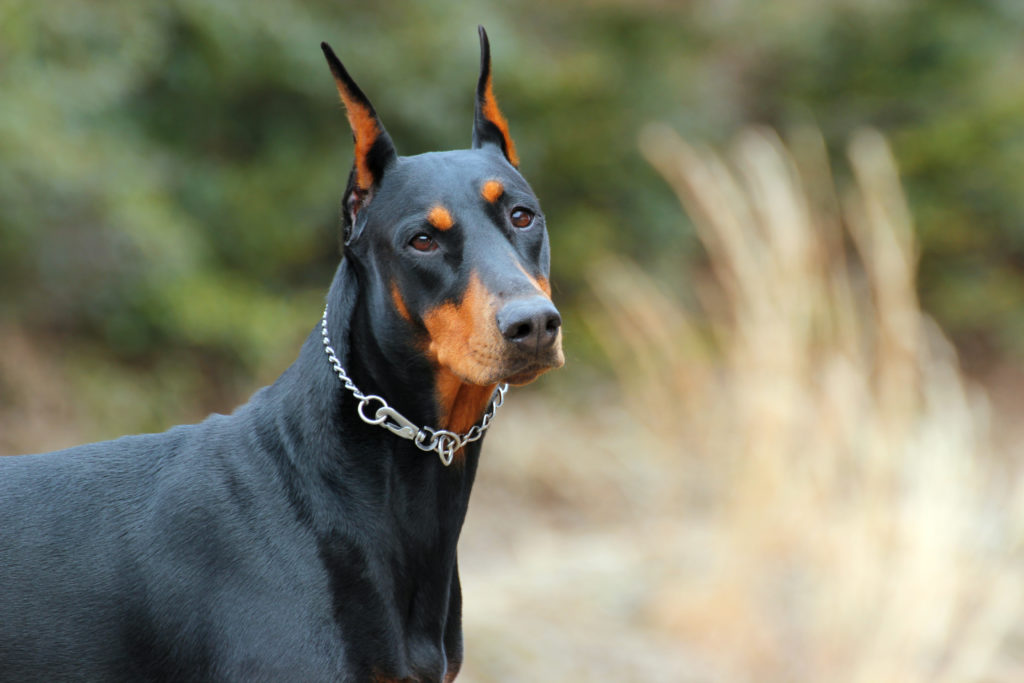
%> input picture draft/doberman2.jpg, 1024 x 683 px
$ octave lesson_40.m   (GNU Octave 9; MATLAB toolbox functions it lacks are replaced by stand-ins)
%> lines starting %> are read from the running program, lines starting %| are printed output that depends on the picture
im1 = imread('doberman2.jpg');
%> im1 is the input picture: size 683x1024x3 uint8; mean R, G, B 126.3, 127.1, 105.3
im1 = double(im1(:,:,1))/255;
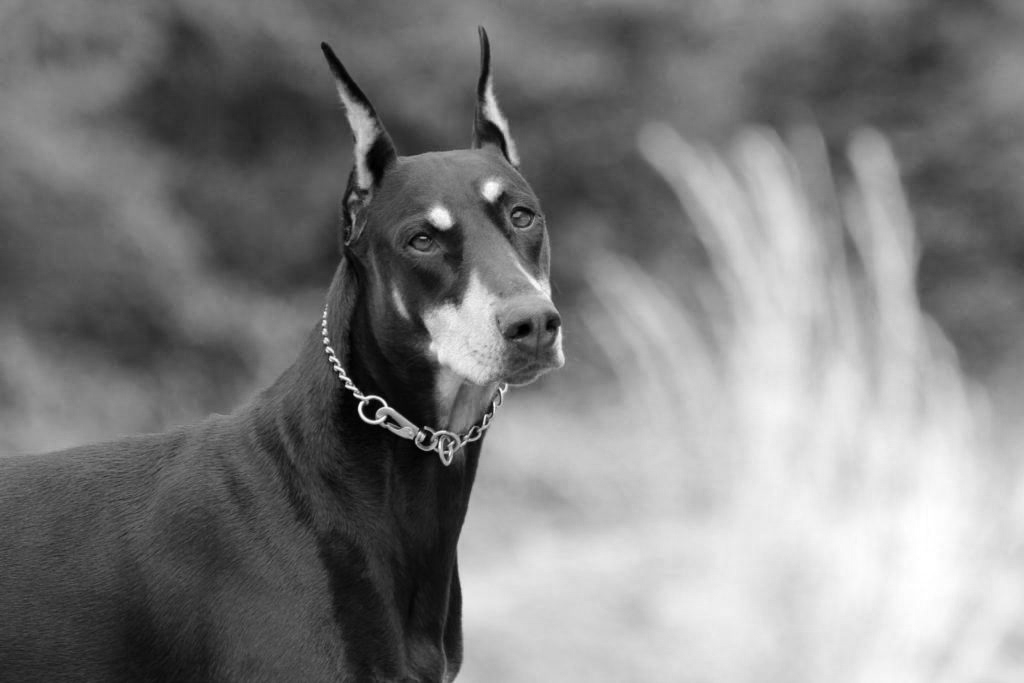
%> im1: size 683x1024 double; min 0, max 1, mean 0.495
% im1 = im1(:,:,1);
figure(1)
imshow(im1,[0,1])
h = fspecial('gaussian',5,0.8);
ha = fspecial('gaussian',5,0.5);
hb = fspecial('gaussian',5,0.5);
im2 = imfilter(im1,h);
im3 = im2(1:2:end,1:2:end);
im3a = imfilter(im3,h);
im3b = imfilter(im3a(1:2:end,1:2:end),ha);
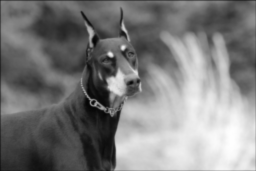
%> im3b: size 171x256 double; min 0.0185, max 1, mean 0.492
im3c = imfilter(im3b(1:2:end,1:2:end),hb);
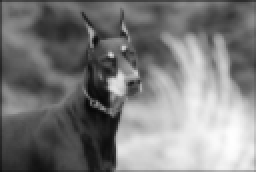
%> im3c: size 86x128 double (shown 2 times larger); min 0.0357, max 0.999, mean 0.488
im4 = im3c;
% im4 = im1(1:8:end,1:8:end);
im5 = imresize(im4,8);
% [5 lines of commented-out code are left out]

figure(2)
imshow(im5)

$ run again, with draft/doberman1.jpg copied over draft/doberman2.jpg
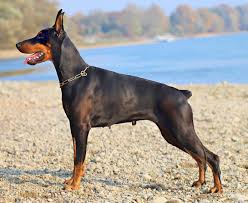
%> input picture draft/doberman1.jpg, 248 x 203 px
%> im1 is the input picture: size 203x248x3 uint8; mean R, G, B 166.1, 161.1, 154.5
%> im1: size 203x248 double
%> `im3a = imfilter(im3,h);`:
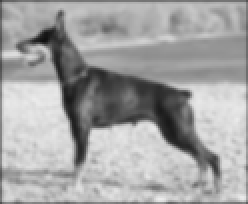
%> im3a: size 102x124 double (shown 2 times larger); min 0.064, max 0.927, mean 0.641
%> `im5 = imresize(im4,8);`:
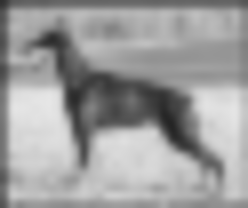
%> im5: size 208x248 double; min 0.145, max 0.905, mean 0.619
